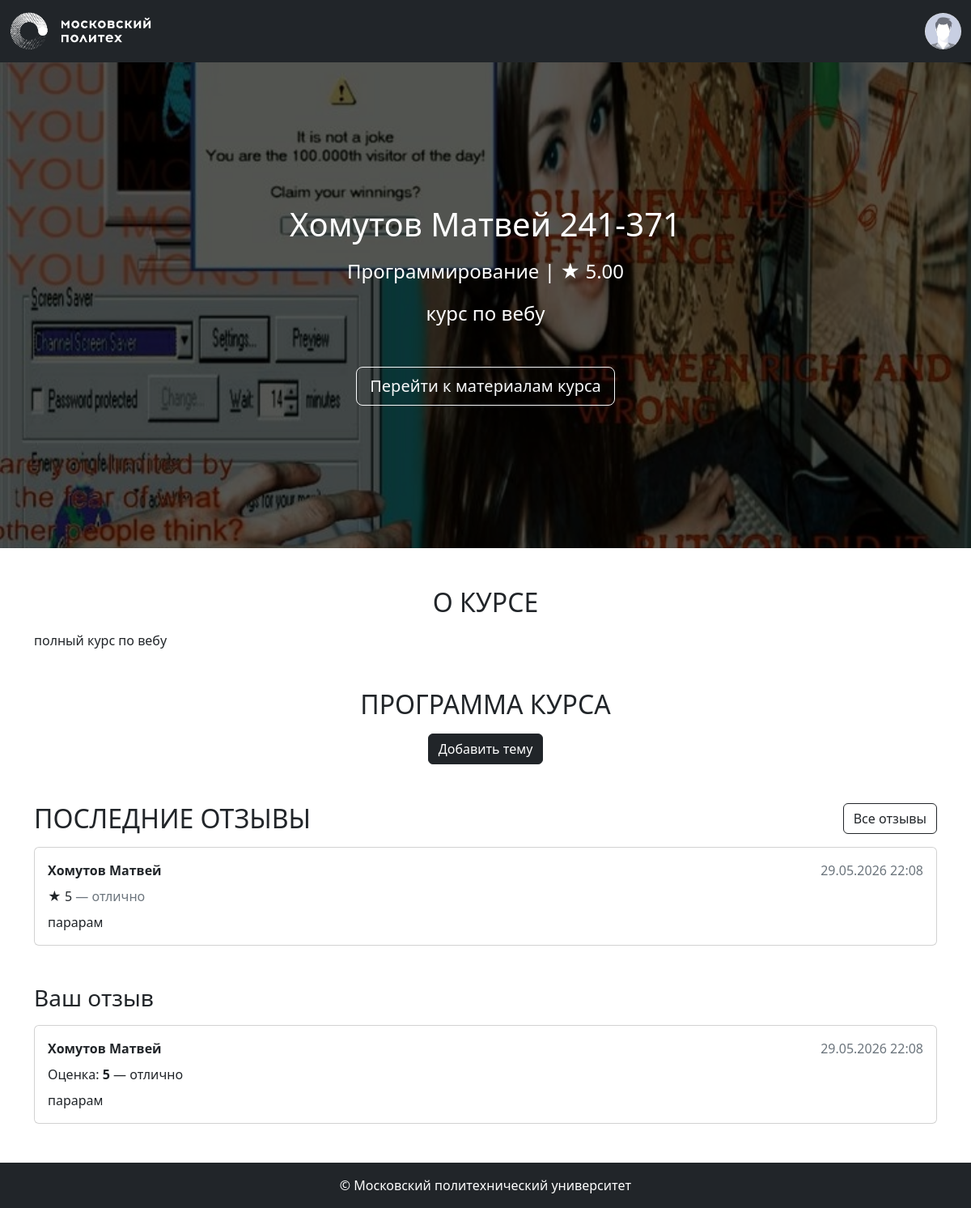
The app's page /courses/1 (signed in) with its own data.
### app/models.py (models this page shows, shortened)
class Image(db.Model):
    __tablename__ = 'images'
    id: Mapped[str] = mapped_column(String(100), primary_key=True)
    file_name: Mapped[str] = mapped_column(String(100))
    mime_type: Mapped[str] = mapped_column(String(100))
    md5_hash: Mapped[str] = mapped_column(String(100), unique=True)
    object_id: Mapped[Optional[int]]
    object_type: Mapped[Optional[str]] = mapped_column(String(100))
    created_at: Mapped[datetime] = mapped_column(default=datetime.now)
    @property
    def url(self):
        return url_for('main.image', image_id=self.id)

class Base(DeclarativeBase):
  metadata = MetaData(naming_convention={
        "ix": 'ix_%(column_0_label)s',
        "uq": "uq_%(table_name)s_%(column_0_name)s",
        "ck": "ck_%(table_name)s_%(constraint_name)s",
        "fk": "fk_%(table_name)s_%(column_0_name)s_%(referred_table_name)s",
        "pk": "pk_%(table_name)s"
    })

class Course(Base):
    __tablename__ = 'courses'
    id: Mapped[int] = mapped_column(primary_key=True)
    name: Mapped[str] = mapped_column(String(100))
    short_desc: Mapped[str] = mapped_column(Text)
    full_desc: Mapped[str] = mapped_column(Text)
    rating_sum: Mapped[int] = mapped_column(default=0)
    rating_num: Mapped[int] = mapped_column(default=0)
    category_id: Mapped[int] = mapped_column(ForeignKey("categories.id"))
    author_id: Mapped[int] = mapped_column(ForeignKey("users.id"))
    background_image_id: Mapped[str] = mapped_column(ForeignKey("images.id"))
    created_at: Mapped[datetime] = mapped_column(default=datetime.now)
    author: Mapped["User"] = relationship()
    category: Mapped["Category"] = relationship(lazy=False)
    bg_image: Mapped["Image"] = relationship()
    @property
    def rating(self):
        if self.rating_num > 0:
            return self.rating_sum / self.rating_num
        return 0

class Category(Base):
    __tablename__ = 'categories'
    id = mapped_column(Integer, primary_key=True)
    name: Mapped[str] = mapped_column(String(100))
    parent_id: Mapped[Optional[int]] = mapped_column(ForeignKey("categories.id"))

class Review(Base):
    __tablename__ = 'reviews'
    id: Mapped[int] = mapped_column(primary_key=True)
    rating: Mapped[int] = mapped_column(Integer, nullable=False)
    text: Mapped[str] = mapped_column(Text, nullable=False)
    created_at: Mapped[datetime] = mapped_column(default=datetime.now)
    course_id: Mapped[int] = mapped_column(ForeignKey("courses.id"))
    user_id: Mapped[int] = mapped_column(ForeignKey("users.id"))
    course: Mapped["Course"] = relationship(backref="reviews")
    user: Mapped["User"] = relationship()
    RATING_LABELS = {
        5: 'отлично',
        4: 'хорошо',
        3: 'удовлетворительно',
        2: 'неудовлетворительно',
        1: 'плохо',
        0: 'ужасно',
    }

class User(Base, UserMixin):
    __tablename__ = 'users'
    id: Mapped[int] = mapped_column(primary_key=True)
    first_name: Mapped[str] = mapped_column(String(100))
    last_name: Mapped[str] = mapped_column(String(100))
    middle_name: Mapped[Optional[str]] = mapped_column(String(100))
    login: Mapped[str] = mapped_column(String(100), unique=True)
    password_hash: Mapped[str] = mapped_column(String(200))
    created_at: Mapped[datetime] = mapped_column(default=datetime.now)
    @property
    def full_name(self):
        return ' '.join([self.last_name, self.first_name, self.middle_name or ''])

### app/courses.py (the view)
@bp.route('/<int:course_id>')
def show(course_id):
    course = course_repository.get_course_by_id(course_id)
    if course is None:
        abort(404)
    latest_reviews = review_repository.get_latest_reviews(course_id, limit=5)
    user_review = None
    if current_user.is_authenticated:
        user_review = review_repository.get_user_review(course_id, current_user.id)
    return render_template(
        'courses/show.html',
        course=course,
        latest_reviews=latest_reviews,
        user_review=user_review,
        rating_labels=Review.RATING_LABELS,
    )

### app/auth.py (called while the page is built)
def load_user(user_id):
    return user_repository.get_user_by_id(user_id)

### app/repositories/course_repository.py (called while the page is built)
    def get_course_by_id(self, course_id):
        return self.db.session.get(Course, course_id)

### app/repositories/review_repository.py (called while the page is built)
    def get_latest_reviews(self, course_id, limit=5):
        query = (
            self.db.select(Review)
            .filter(Review.course_id == course_id)
            .order_by(desc(Review.created_at))
            .limit(limit)
        )
        return self.db.session.execute(query).scalars().all()

    def get_user_review(self, course_id, user_id):
        if user_id is None:
            return None
        query = self.db.select(Review).filter(
            Review.course_id == course_id,
            Review.user_id == user_id
        )
        return self.db.session.execute(query).scalar()

### app/repositories/user_repository.py (called while the page is built)
    def get_user_by_id(self, user_id):
        return self.db.session.execute(self.db.select(User).filter_by(id=user_id)).scalar()

### app/templates/courses/show.html (shortened to what this page needs)
{% extends 'base.html' %}
{% block content %}
<div class="title-area position-relative" style="background-image: url({{ course.bg_image.url }});">
    <div class="h-100 w-100 py-5 d-flex text-center position-absolute" style="background-color: rgba(0, 0, 0, 0.65);">
        <div class="m-auto">
            <h1 class="title mb-3 font-weight-bold">{{ course.name }}</h1>
            <p class="mb-3 mx-auto">
                {{ course.category.name }} | <span>★</span> <span>{{ "%.2f" | format(course.rating) }}</span>
            </p>
            <div class="container">
                <p class="description w-75 mb-5 mx-auto">
                    {{ course.short_desc }}
                </p>
            </div>
            {% if current_user.is_authenticated %}
                <a href="#" class="btn btn-outline-light btn-lg">Перейти к материалам курса</a>
            {% else %}
                <button class="btn btn-outline-light btn-lg" disabled>Записаться</button>
            {% endif %}
        </div>
    </div>
</div>
<div class="container mt-5">
    <section class="about mb-5">
        <h2 class="mb-3 text-center text-uppercase font-weight-bold">О курсе</h2>
        <p>{{ course.full_desc }}</p>
    </section>
    <section class="program mb-5">
        <h2 class="mb-3 text-center text-uppercase font-weight-bold">Программа курса</h2>
        {% if current_user.is_authenticated and current_user.id == course.author_id %}
            <div class="text-center">
                <button type="button" class="btn btn-dark">
                    Добавить тему
                </button>
            </div>
        {% endif %}
    </section>
    <section class="reviews mb-5">
        <div class="d-flex align-items-center mb-3">
            <h2 class="mb-0 text-uppercase font-weight-bold">Последние отзывы</h2>
            <a href="{{ url_for('courses.reviews', course_id=course.id) }}"
               class="btn btn-outline-dark ms-auto">Все отзывы</a>
        </div>
        {% if latest_reviews %}
            {% for review in latest_reviews %}
                {% include 'courses/_review_item.html' %}
            {% endfor %}
        {% else %}
            <p class="text-muted">Пока нет ни одного отзыва. Будьте первым!</p>
        {% endif %}
    </section>
    {% include 'courses/_review_form.html' %}
</div>
{% endblock %}

### app/templates/base.html (shortened to what this page needs)
<!doctype html>
<html lang="ru" class="h-100">
<head>
    <link href="https://cdn.jsdelivr.net/npm/bootstrap@5.2.0-beta1/dist/css/bootstrap.min.css" rel="stylesheet"
>
    <link rel="stylesheet" href="{{ url_for('static', filename='styles.css') }}">
</head>
<body class="d-flex flex-column h-100">
    <header>
        <nav class="navbar navbar-dark bg-dark">
            <div class="container-fluid">
                <div class="logo navbar-brand">
                    <a href="{{ url_for('main.index') }}">
                        <img class="img-fluid" src="{{ url_for('static', filename='images/polytech_logo.png') }}" alt="polytech-logo">
                    </a>
                </div>
                {% if current_user.is_authenticated %}
                    <div class="dropdown d-flex" style="width: 200px;">
                        <div class="profile ms-auto" title="{{ current_user.full_name }}" id="dropdownMenuButton" data-bs-toggle="dropdown"
                            aria-haspopup="true" aria-expanded="false">
                            <img class="img-fluid rounded-circle cursor-pointer"
                                src="{{ url_for('static', filename='images/default-profile-picture-300x300.jpeg') }}" alt="profile-pic">
                        </div>
                    </div>
                {% else %}
                    <a class="btn btn-outline-light" href="{{ url_for('auth.login') }}">Войти</a>
                {% endif %}
            </div>
        </nav>
    </header>
    <main class="main flex-grow-1">
       {% block content %}
       {% endblock %}
    </main>
    <footer class="bg-dark text-white d-flex align-items-center justify-content-center py-3">
        &copy; Московский политехнический университет
    </footer>
</body>
</html>

### app/templates/courses/_review_item.html
<div class="card mb-3">
    <div class="card-body">
        <div class="d-flex justify-content-between mb-2">
            <strong>{{ review.user.full_name }}</strong>
            <span class="text-muted">{{ review.created_at.strftime('%d.%m.%Y %H:%M') }}</span>
        </div>
        <p class="mb-2">
            <span class="rating">★ {{ review.rating }}</span>
            <span class="text-muted">— {{ rating_labels[review.rating] }}</span>
        </p>
        <p class="mb-0" style="white-space: pre-line;">{{ review.text }}</p>
    </div>
</div>

### app/templates/courses/_review_form.html (shortened to what this page needs)
<section class="my-5">
    <h3 class="mb-3">Ваш отзыв</h3>
    {% if not current_user.is_authenticated %}
        <p class="text-muted">
            Чтобы оставить отзыв, <a href="{{ url_for('auth.login') }}">войдите</a> в аккаунт.
        </p>
    {% elif user_review %}
        <div class="card">
            <div class="card-body">
                <div class="d-flex justify-content-between mb-2">
                    <strong>{{ user_review.user.full_name }}</strong>
                    <span class="text-muted">
                        {{ user_review.created_at.strftime('%d.%m.%Y %H:%M') }}
                    </span>
                </div>
                <p class="mb-2">
                    Оценка: <strong>{{ user_review.rating }}</strong>
                    — {{ rating_labels[user_review.rating] }}
                </p>
                <p class="mb-0">{{ user_review.text }}</p>
            </div>
        </div>
    {% endif %}
</section>

### app/static/styles.css (style rules this page uses)
.logo { max-width: 175px; }
.profile { max-width: 45px; }
.title-area { background-color: black; background-position: center; background-repeat: no-repeat; background-size: cover; color: white; font-size: 1.5rem; min-height: calc(75vh); }

### records on screen
Image: bg_image (picture)
Course: name "Хомутов Матвей 241-371", rating "5.00", short_desc "курс по вебу", full_desc "полный курс по вебу"
Category: category.name "Программирование"
Review: user.full_name "Хомутов Матвей", created_at "29.05.2026 22:08", rating "5", rating "отлично", text "парарам"
User: user.full_name "Хомутов Матвей"
